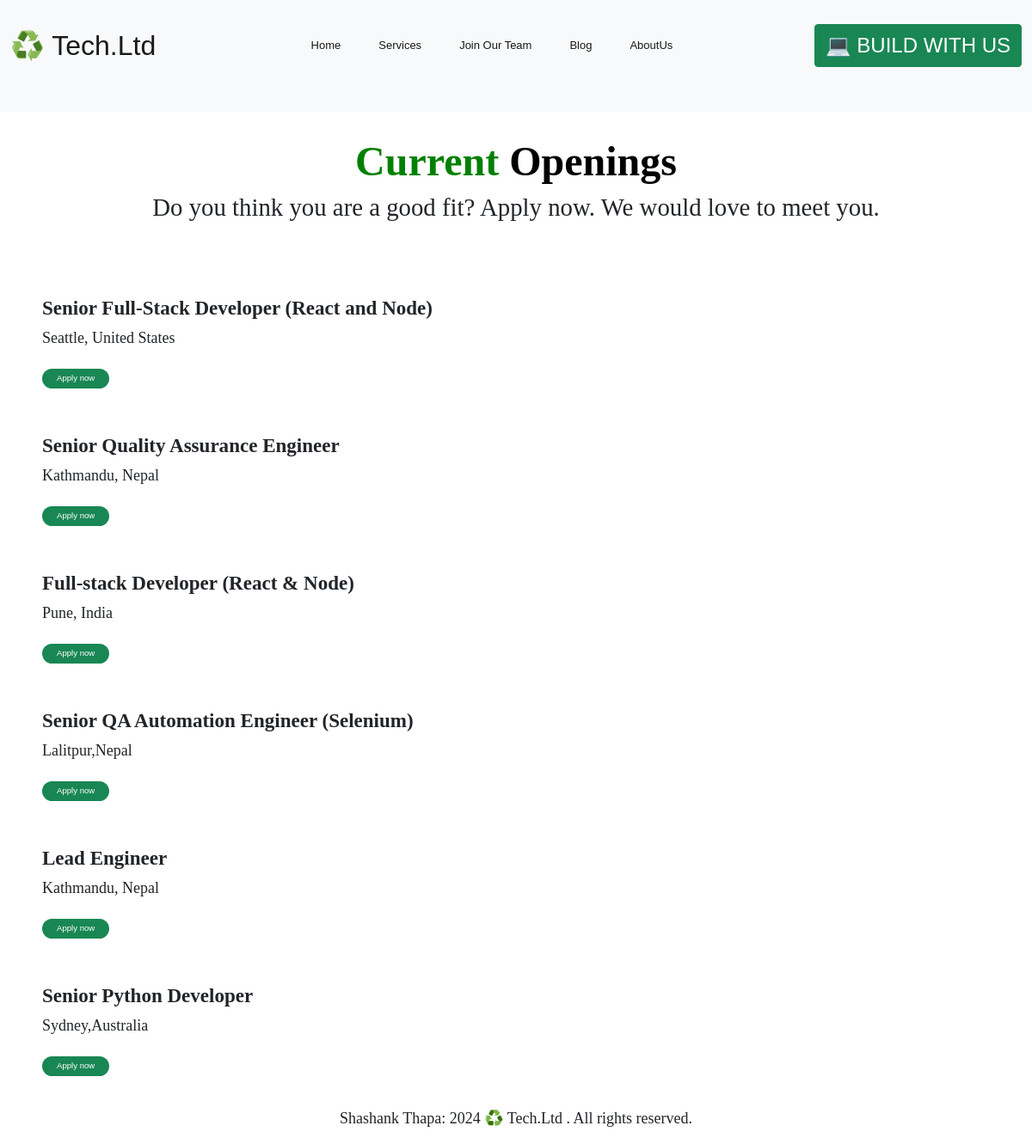
The app's page /carrers/ with its own data.
### blogapp/models.py (models this page shows)
class Carrer(models.Model):
    title=models.CharField(max_length=50)
    address=models.CharField(max_length=30)

### blogapp/views.py (the view)
# urls.py: path('carrers/',views.carrers,name='carrers'),
def carrers(request):
    carrer=Carrer.objects.all()
    return render(request,'blogapp/carrers.html',{'carrer':carrer})

### blogapp/templates/blogapp/carrers.html (shortened to what this page needs)
{% extends 'base.html' %}
{% block content %}
<br>
<center>
    <h1><span class="current-color">Current</span> <span class="opening-color">Openings</span></h1>
    <h2> Do you think you are a good fit? Apply now. We would love to meet you.</h2>
</center>
<br>
{% for i in carrer %}
    <div class="card">
        <div class="card-body">
            <h3>
                {{i.title}}
            </h3>
            <p>{{i.address}}</p>
            <a href="/apply/" class="card-link ml-auto">Apply now</a>
        </div>
    </div>
{% endfor %}
<footer>
 <center>
    <p>Shashank Thapa: 2024 ♻️ Tech.Ltd . All rights reserved.</p>
</center>
</footer>
{% endblock %}

### blogapp/static/css/nav.css (style rules this page uses)
body { font-size: 3rem; font-weight: 400; line-height: 1.5; color: #212529; background-color: #fff; }

### templates/base.html (style rules this page uses)
body { font-size: 1.2rem; font-family: 'Lucida Sans', 'Lucida Sans Regular', 'Lucida Grande', 'Lucida Sans Unicode', Geneva, Verdana, sans-serif; }

### blogapp/templates/blogapp/carrers.html (style rules this page uses)
h1 { font-size: xxx-large; font-weight: bolder; font-family:'Times New Roman', Times, serif; }
h2 { font-family:'Times New Roman', Times, serif; font-size: 1.8rem; }
.current-color { color: green; }
.opening-color { color: black; }
.card { margin: 2rem; height: 8rem; border-color: white; }
a { font-size: small; }
h3 { font-size: larger; font-family:'Times New Roman', Times, serif; font-weight: bolder; }
p { font-family:'Times New Roman', Times, serif; font-size: large; }
.card-link { color:black; font-size: 0.6rem; display: inline-block; padding: 4px 17px; background-color:#198754; color: white; text-decoration: none; border-radius: 31px; margin: 0rem; }

### records on screen
Carrer: title "Senior Full-Stack Developer (React and Node)", address "Seattle, United States"
Carrer: title "Senior Quality Assurance Engineer", address "Kathmandu, Nepal"
Carrer: title "Full-stack Developer (React & Node)", address "Pune, India"
Carrer: title "Senior QA Automation Engineer (Selenium)", address "Lalitpur,Nepal"
Carrer: title "Lead Engineer", address "Kathmandu, Nepal"
Carrer: title "Senior Python Developer", address "Sydney,Australia"
